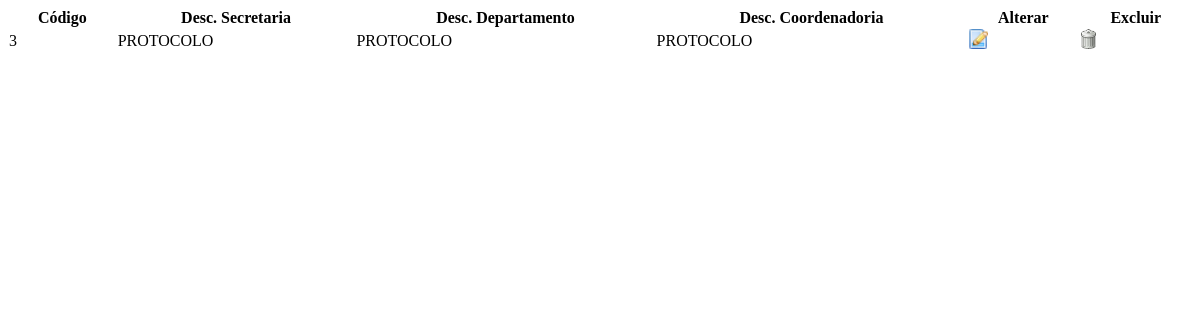
/site/recursos/includes/listar/listar_setores.php (signed in), run on an earlier commit of the app's database.
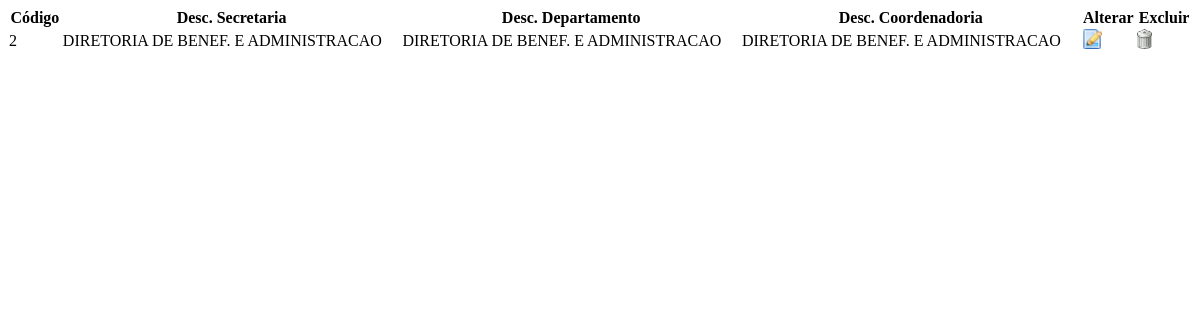
And on a later commit of the database.
### tables this page shows
CREATE TABLE `setor` (
  `idSetor` int(11) NOT NULL,
  `setor` varchar(50) NOT NULL,
  `secretaria` varchar(50) NOT NULL,
  `descSecretaria` varchar(50) NOT NULL,
  `coordenadoria` varchar(50) NOT NULL,
  `descCoordenadoria` varchar(50) NOT NULL,
  `departamento` varchar(50) NOT NULL,
  `descDepartamento` varchar(50) NOT NULL,
  `usuario` varchar(50) NOT NULL
);

### site/recursos/includes/listar/listar_setores.php (the view, shortened to what this page needs)
<!DOCTYPE html>
<html>
    <head>
    </head>
    <body>
        <div style="overflow: auto; max-width: 100%;">
            <table id="table" class="display" cellspacing="0" width="100%">
                <thead>
                    <tr>
                        <th>Código</th>
                        <th>Desc. Secretaria</th>
                        <th>Desc. Departamento</th>
                        <th>Desc. Coordenadoria</th>
                        <th>Alterar</th>
                        <th>Excluir</th>
                    </tr>
                </thead>
                <tbody>
                    <?php
                    include_once '../estrutura/conexao/conexao.php';
                    $sql = "select * FROM setor order by setor";
                    $query = $pdo->prepare($sql);
                    $query->execute();
                    for ($i = 0; $dados = $query->fetch(); $i++) {
                        $param = $dados['idSetor'];
                        $param = $param . "|" . $dados['secretaria'] . "|" . $dados['descSecretaria'];
                        $param = $param . "|" . $dados['coordenadoria'] . "|" . $dados['descCoordenadoria'];
                        $param = $param . "|" . $dados['departamento'] . "|" . $dados['descDepartamento'];
                        ?>
                        <tr>
                            <td><?php echo $dados['idSetor']; ?></td>
                            <td><?php echo $dados['descSecretaria']; ?></td>
                            <td><?php echo $dados['descDepartamento']; ?></td>
                            <td><?php echo $dados['descCoordenadoria']; ?></td>
                              <td><a href="#" id="edit-editar" data-id="<?php echo $param; ?>"><img src="recursos/imagens/estrutura/alterar.png" height="20px;" alt="alterar"></a></td>
                            <td><a href="#" id="edit-excluir"  data-id="<?php echo $param; ?>"><img src="recursos/imagens/estrutura/lixeira.png" alt="excluir" height="20px;"></a></td>
                        </tr>
                        <?php
                    }
                    ?>
                </tbody>
            </table>
        </div>
    </body>
</html>

What changed in the data, as far as the page shows it:
removed setor: idSetor "3", descSecretaria "PROTOCOLO", descDepartamento "PROTOCOLO", descCoordenadoria "PROTOCOLO"
added setor: idSetor "2", descSecretaria "DIRETORIA DE BENEF. E ADMINISTRACAO", descDepartamento "DIRETORIA DE BENEF. E ADMINISTRACAO", descCoordenadoria "DIRETORIA DE BENEF. E ADMINISTRACAO"
